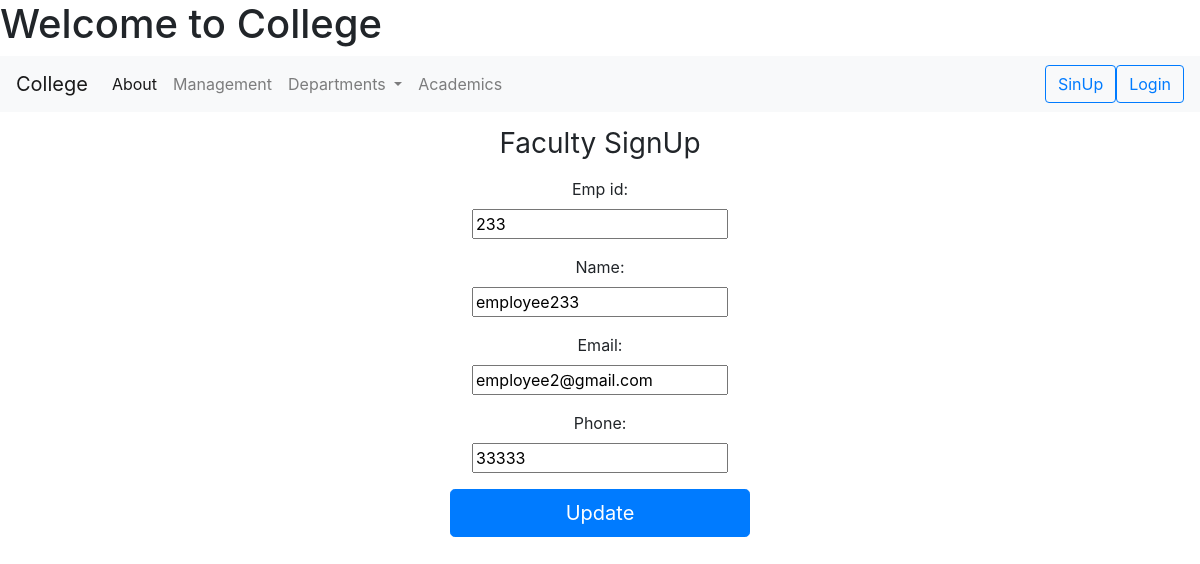
/student/update/11, run on the app's committed database.
### CSE/models.py (models this page shows, shortened)
class Faculty(models.Model):
    emp_id = models.CharField(max_length=10)
    name = models.CharField(max_length=100)
    email = models.EmailField()
    phone = models.IntegerField(null=True, blank=True)

### CSE/views.py (the view)
# urls.py: path('update/<int:num>', views.faculty_edit, name='faculty_edit'),
def faculty_edit(request, num):
    faculty_data = Faculty.objects.get(id=num)
    form = FacultyRegisterForm(request.POST or None, instance=faculty_data)
    if form.is_valid():
        form.save()
        return HttpResponse("details edited successfully!!")
    return render(request, 'facultyedit.html', {'form': form})

### CSE/forms.py
class FacultyRegisterForm(ModelForm):
    class Meta:
        model = Faculty
        fields = "__all__"

### CSE/templates/facultyedit.html (shortened to what this page needs)
{% extends 'index.html' %}
{% block foo %}
<form class="form-signin" style="text-align: center;"  method="post">
      <h1 class="h3 mb-3 font-weight-normal">Faculty SignUp</h1>
    {{ form.as_p }}
      <button class="btn btn-lg btn-primary btn-block" type="submit">Update</button>
</form>
{% endblock %}

### CSE/templates/index.html (style rules this page uses)
.form-signin { width: 100%; max-width: 330px; padding: 15px; margin: auto; }
form { display: block; margin-top: 0em; }

### data on the page
Faculty: emp_id "233", name "employee233", email "employee2@gmail.com", phone "33333"
